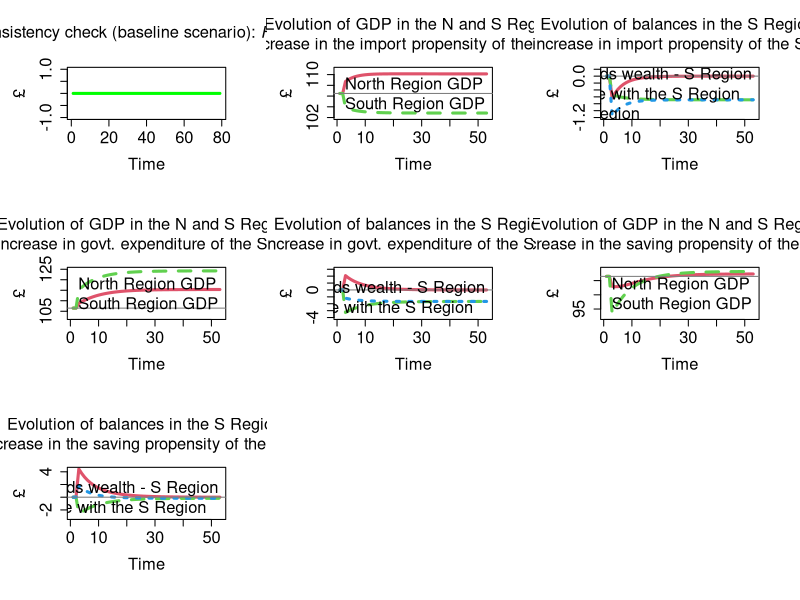

The R source for this figure:
# Model REG for R: main code
# from Wynne Godley and Marc Lavoie
# Monetary Economics
# Chapter 6 

# Version: 31 October 2023

################################################################################

#STEP 1: PREPARE THE WORK-SPACE

#Clear environment
rm(list=ls(all=TRUE))

#Clear plots
if(!is.null(dev.list())) dev.off()

#Clear console
cat("\014")

#Number of periods
nPeriods = 80

#Number of scenarios
nScenarios = 4 

################################################################################

#STEP 2: SET THE COEFFICIENTS (EXOGENOUS VARIABLES AND PARAMETERS)

#Identify parameters
alpha1_n = matrix(data=0.6,nrow=nScenarios,ncol=nPeriods) #Propensity to consume out of income: North
alpha1_s = matrix(data=0.7,nrow=nScenarios,ncol=nPeriods) #Propensity to consume out of income: South
alpha2_n = 0.4 #Propensity to consume out of wealth: North
alpha2_s = 0.3 #Propensity to consume out of wealth: South
lambda0_n = 0.635 #Autonomous share of bills: North
lambda0_s = 0.67 #Autonomous share of bills: South
lambda1_n = 5 #Elasticity of bills demand to interest rate: North
lambda1_s = 6 #Elasticity of bills demand to interest rate: South
lambda2_n = 0.01 #Elasticity of bills demand to yd/v: North
lambda2_s = 0.07 #Elasticity of bills demand to yd/v: South
mu_n = matrix(data=0.18781,nrow=nScenarios,ncol=nPeriods) #Propensity to import: North
mu_s = matrix(data=0.18781,nrow=nScenarios,ncol=nPeriods) #Propensity to import: South
theta = 0.2 #Tax rate on income
r_bar = 0.025 #nterest rate as policy instrument

################################################################################

#STEP 3: CREATE VARIABLES AND ATTRIBUTE INITIAL VALUES
y_n = matrix(data=0,nrow=nScenarios,ncol=nPeriods) #North GDP
y_s = matrix(data=0,nrow=nScenarios,ncol=nPeriods) #South GDP
im_n = matrix(data=0,nrow=nScenarios,ncol=nPeriods) #North import
im_s = matrix(data=0,nrow=nScenarios,ncol=nPeriods) #South import
x_n = matrix(data=0,nrow=nScenarios,ncol=nPeriods) #North export
x_s = matrix(data=0,nrow=nScenarios,ncol=nPeriods) #South export
yd_n = matrix(data=0,nrow=nScenarios,ncol=nPeriods) #North disposable income
yd_s = matrix(data=0,nrow=nScenarios,ncol=nPeriods) #South disposable income
t_n = matrix(data=0,nrow=nScenarios,ncol=nPeriods) #North taxes
t_s = matrix(data=0,nrow=nScenarios,ncol=nPeriods) #South taxes
v_n = matrix(data=86.487,nrow=nScenarios,ncol=nPeriods) #North wealth
v_s = matrix(data=86.487,nrow=nScenarios,ncol=nPeriods) #South wealth
cons_n = matrix(data=0,nrow=nScenarios,ncol=nPeriods) #North consumption
cons_s = matrix(data=0,nrow=nScenarios,ncol=nPeriods) #South consumption 
b_h_n = matrix(data=64.865,nrow=nScenarios,ncol=nPeriods) #North households bills
b_h_s = matrix(data=64.865,nrow=nScenarios,ncol=nPeriods) #South households bills
b_cb = matrix(data=43.244,nrow=nScenarios,ncol=nPeriods) #CB bills
t = matrix(data=0,nrow=nScenarios,ncol=nPeriods) #Total tax revenue
g = matrix(data=0,nrow=nScenarios,ncol=nPeriods) #Total government spending
h_h_n = matrix(data=v_n - b_h_n,nrow=nScenarios,ncol=nPeriods) #North households cash
h_h_s = matrix(data=v_s - b_h_s,nrow=nScenarios,ncol=nPeriods) #South households cash
b_h = matrix(data=b_h_n + b_h_s,nrow=nScenarios,ncol=nPeriods) #Total household bills
h_h = matrix(data=h_h_n + h_h_s,nrow=nScenarios,ncol=nPeriods) #Total household cash
b_s = matrix(data=b_h + b_cb,nrow=nScenarios,ncol=nPeriods) #Bills supply
h_s = matrix(data=h_h,nrow=nScenarios,ncol=nPeriods) #Cash supply
r = matrix(data=r_bar,nrow=nScenarios,ncol=nPeriods) #Interest rate
g_n = matrix(data=20,nrow=nScenarios,ncol=nPeriods) #North government expenditure (exogenous)
g_s = matrix(data=20,nrow=nScenarios,ncol=nPeriods) #South government expenditure (exogenous)
g = matrix(data=0,nrow=nScenarios,ncol=nPeriods) #Total government expenditure

################################################################################

#STEP 4: RUN THE MODEL

#STEP 4.A: DEFINE THE LOOPS

#Choose scenario
for (j in 1:nScenarios){
  
  #Define time loop
  for (i in 2:nPeriods){
    
    #Define iterations
    for (iterations in 1:100){

    
    #STEP 4.B: ADD ALTERNATIVE SCENARIOS  
      
    #Shock 1: increase in the propensity to import of Region S
    if (i>=30 && j==2){mu_s[j,i]=0.20781}      
    
    #Shock 2: increase in government expenditure in Region S
    if (i>=30 && j==3){g_s[j,i]=25}      
    
    #Shock 3: increase in household saving propensity Region S
    if (i>=30 && j==4){alpha1_s[j,i]=0.6}      
      
    
    #STEP 4.C: DEFINE THE SYSTEM OF EQUATIONS   
      
    # Determination of national income in Region N - eq. 6.1
    y_n[j,i] = cons_n[j,i] + g_n[j,i] + x_n[j,i] - im_n[j,i]

    # Determination of national income in Region S - eq. 6.2
    y_s[j,i] = cons_s[j,i] + g_s[j,i] + x_s[j,i] - im_s[j,i]

    # Imports in Region N - eq. 6.3
    im_n[j,i] = mu_n[j,i]*y_n[j,i]

    # Imports in Region S - eq. 6.4
    im_s[j,i] = mu_s[j,i]*y_s[j,i]

    # Exports of Region N - eq. 6.5
    x_n[j,i] = im_s[j,i]
  
    # Exports of Region S - eq. 6.6
    x_s[j,i] = im_n[j,i]

    # Disposable income in Region N - eq. 6.7
    yd_n[j,i] = y_n[j,i] - t_n[j,i] + r[j,i-1]*b_h_n[j,i-1]

    # Disposable income in Region S - eq. 6.8
    yd_s[j,i] = y_s[j,i] - t_s[j,i] + r[j,i-1]*b_h_s[j,i-1]

    # Tax payments in Region N - eq. 6.9
    t_n[j,i] = theta*(y_n[j,i] + r[j,i-1]*b_h_n[j,i-1])

    # Tax payments in Region S - eq. 6.10
    t_s[j,i] = theta*(y_s[j,i] + r[j,i-1]*b_h_s[j,i-1])

    # Wealth accumulation in Region N - eq. 6.11
    v_n[j,i] = v_n[j,i-1] + (yd_n[j,i] - cons_n[j,i])

    # Wealth accumulation in Region S - eq. 6.12
    v_s[j,i] = v_s[j,i-1] + (yd_s[j,i] - cons_s[j,i])

    # Consumption function in Region N - eq. 6.13
    cons_n[j,i] = alpha1_n[j,i]*yd_n[j,i] + alpha2_n*v_n[j,i-1]

    # Consumption function in Region S - eq. 6.14
    cons_s[j,i] = alpha1_s[j,i]*yd_s[j,i] + alpha2_s*v_s[j,i-1]

    # Cash money held in Region N - eq. 6.15
    h_h_n[j,i] = v_n[j,i] - b_h_n[j,i]

    # Cash money held in Region S - eq. 6.16
    h_h_s[j,i] = v_s[j,i] - b_h_s[j,i]

    # Demand for government bills in Region N - eq. 6.17
    b_h_n[j,i] = v_n[j,i]*lambda0_n + v_n[j,i]*lambda1_n*r[j,i] - lambda2_n*(yd_n[j,i])

    # Demand for government bills in Region S - eq. 6.18
    b_h_s[j,i] = v_s[j,i]*lambda0_s + v_s[j,i]*lambda1_s*r[j,i] - lambda2_s*(yd_s[j,i])

    # Overall tax payments - eq. 6.19
    t[j,i] = t_n[j,i] + t_s[j,i]

    # Overall government expenditure - eq. 6.20
    g[j,i] = g_n[j,i] + g_s[j,i]

    # Total bills outstanding - eq. 6.21
    b_h[j,i] = b_h_n[j,i] + b_h_s[j,i]

    # Total cash outstanding - eq. 6.22
    h_h[j,i] = h_h_n[j,i] + h_h_s[j,i]

    # Supply of government bills - eq. 6.23
    b_s[j,i] = b_s[j,i-1] + (g[j,i] + r[j,i-1]*b_s[j,i-1]) - (t[j,i] + r[j,i-1]*b_cb[j,i-1])

    # Supply of cash - eq. 6.24
    #h_s = b_cb
    h_s[j,i] = h_s[j,i-1] + b_cb[j,i] - b_cb[j,i-1]
    
    # Government bills held by the central bank - eq. 6.25
    b_cb[j,i] = b_s[j,i] - b_h[j,i]

    # Interest rate as policy instrument - eq. 6.26
    r[j,i] = r_bar

    }
  }
}

################################################################################

#STEP 5: CONSISTENCY CHECK (REDUNDANT EQUATION)

#Create consistency statement 
aerror=0
error=0
for (i in 2:(nPeriods-1)){error = error + (h_s[1,i]-h_h[1,i])^2}
aerror = error/nPeriods
if ( aerror<0.01 ){cat(" *********************************** \n Good news! The model is watertight! \n", "Average error =", aerror, "< 0.01 \n", "Cumulative error =", error, "\n ***********************************")} else{
  if ( aerror<1 && aerror<1 ){cat(" *********************************** \n Minor issues with model consistency \n", "Average error =", aerror, "> 0.01 \n", "Cumulative error =", error, "\n ***********************************")}
  else{cat(" ******************************************* \n Warning: the model is not fully consistent! \n", "Average error =", aerror, "> 1 \n", "Cumulative error =", error, "\n *******************************************")} }      

#Plot redundant equation
layout(matrix(c(1,2,3,4,5,6,7,8,9), 3, 3, byrow = TRUE))
par(mar = c(5.1+1, 4.1+1, 4.1+1, 2.1+1))
plot(h_s[1,2:nPeriods]-h_h[1,2:nPeriods], type="l", col="green",lwd=3,lty=1,font.main=1,cex.main=1.5,
     main=expression("Consistency check (baseline scenario): " * italic(H[phantom("")]["s"]) - italic(H[phantom("")]["h"])),
     cex.axis=1.5,cex.lab=1.5,ylab = '£',
     xlab = 'Time',ylim = range(-1,1))

################################################################################

#STEP 6: CREATE AND DISPLAY GRAPHS

#Change layout
#layout(matrix(c(1,2), 1, 2, byrow = TRUE))
par(mar = c(5.1+1, 4.1+1, 4.1+1, 2.1+1))

#Figure 1
plot(y_n[2,28:80],type="l",col=2,lwd=3,lty=1,font.main=1,cex.main=1.5,cex.axis=1.5,cex.lab=1.5,
     main="Figure 1  Evolution of GDP in the N and S Region following \n an increase in the import propensity of the S Region",
     ylab = '£',xlab = 'Time',ylim=range(102,111))
lines(y_s[2,28:80],type="l",lwd=3,lty=2,col=3)
abline(h=106.485,col="gray50")
legend("right",c("North Region GDP","South Region GDP"),
       bty = "n",cex = 1.5,lty=c(1,2),lwd=c(3,3),col=c(2,3),box.lwd=0)

#Figure 2
plot(v_s[2,28:80]-v_s[2,27:79],type="l",col=2,lwd=3,lty=1,font.main=1,cex.main=1.5,cex.axis=1.5,cex.lab=1.5,
     main="Figure 2  Evolution of balances in the S Region following \n an increase in import propensity of the S region",
     ylab = '£',xlab = 'Time',ylim=range(-1.2,0.2))
lines(t_s[2,28:80]-(g_s[2,28:80]+r[2,28:80]*b_h_s[2,27:79]),type="l",lwd=3,lty=2,col=3)
lines(x_s[2,28:80]-im_s[2,28:80],type="l",lwd=3,lty=3,col=4)
abline(h=0,col="gray50")
legend("right",c("Change in households wealth - S Region","Government balance with the S Region","Trade balance - S Region"),
       bty="n",cex = 1.5,lty=c(1,2,3),lwd=c(2,2,2),col=c(2,3,4),box.lwd=0)

#Figure 3
plot(y_n[3,28:80],type="l",col=2,lwd=3,lty=1,font.main=1,cex.main=1.5,cex.axis=1.5,cex.lab=1.5,
     main="Figure 3  Evolution of GDP in the N and S Region following \n an increase in govt. expenditure of the S Region",
     ylab = '£',xlab = 'Time',ylim=range(102,125))
lines(y_s[3,28:80],type="l",lwd=3,lty=2,col=3)
abline(h=106.485,col="gray50")
legend("right",c("North Region GDP","South Region GDP"),
       bty="n",cex=1.5,lty=c(1,2),lwd=c(3,3),col=c(2,3),box.lwd=0)

#Figure 4
plot(v_s[3,28:80]-v_s[3,27:79],type="l",col=2,lwd=3,lty=1,font.main=1,cex.main=1.5,cex.axis=1.5,cex.lab=1.5,
     main="Figure 4  Evolution of balances in the S Region following \n an increase in govt. expenditure of the S Region",
     ylab = '£',xlab = 'Time',ylim=range(-4,3))
lines(t_s[3,28:80]-(g_s[3,28:80]+r[3,28:80]*b_h_s[3,27:79]),type="l",lwd=3,lty=2,col=3)
lines(x_s[3,28:80]-im_s[3,28:80],type="l",lwd=3,lty=3,col=4)
abline(h=0,col="gray50")
legend("topright",c("Change in households wealth - S Region","Government balance with the S Region","Trade balance - S Region"),
       bty="n",cex=1.5,lty=c(1,2,3),lwd=c(2,2,2),col=c(2,3,4),box.lwd=0)

#Figure 5
plot(y_n[4,28:80],type="l",col=2,lwd=3,lty=1,font.main=1,cex.main=1.5,cex.axis=1.5,cex.lab=1.5,
     main="Figure 5  Evolution of GDP in the N and S Region following \n an increase in the saving propensity of the S Region",
     ylab = '£',xlab = 'Time',ylim=range(92,109))
lines(y_s[4,28:80],type="l",lwd=3,lty=2,col=3)
abline(h=106.485,col="gray50")
legend("right",c("North Region GDP","South Region GDP"),
       bty="n",cex = 1.5,lty=c(1,2),lwd=c(3,3),col=c(2,3),box.lwd=0)

#Figure 6
plot(v_s[4,28:80]-v_s[4,27:79],type="l",col=2,lwd=3,lty=1,font.main=1,cex.main=1.5,cex.axis=1.5,cex.lab=1.5,
     main="Figure 6  Evolution of balances in the S Region following \n an increase in the saving propensity of the S Region",
     ylab = '£',xlab = 'Time',ylim=range(-3.2,4.4))
lines(t_s[4,28:80]-(g_s[4,28:80]+r[4,28:80]*b_h_s[4,27:79]),type="l",lwd=3,lty=2,col=3)
lines(x_s[4,28:80]-im_s[4,28:80],type="l",lwd=3,lty=3,col=4)
abline(h=0,col="gray50")
legend("topright",c("Change in households wealth - S Region","Government balance with the S Region","Trade balance - S Region"), 
       bty="n",cex=1.5,lty=c(1,2,3),lwd=c(2,2,2),col=c(2,3,4),box.lwd=0)
